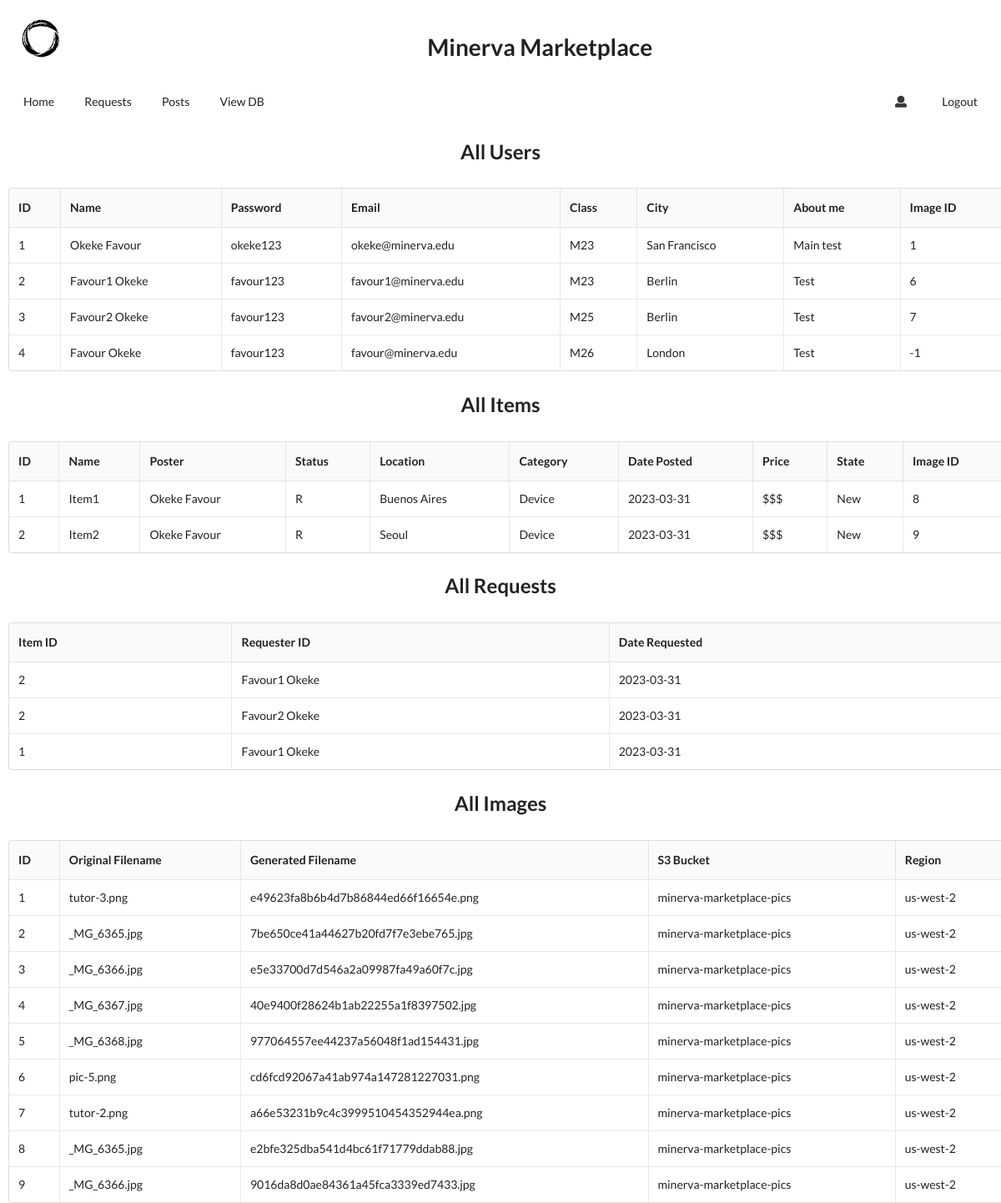
The app's page /show_db with its own data.
### app.py (models this page shows, shortened)
class Users(db.Model):
    user_id = db.Column(db.Integer, primary_key = True)
    image_id = db.Column(db.Integer)
    user_name = db.Column(db.String(100))
    user_email = db.Column(db.String(100))
    user_phone_no = db.Column(db.String(100))
    user_class = db.Column(db.String(100))
    user_about_me = db.Column(db.String(100))
    user_city = db.Column(db.String(100))
    user_pmoc = db.Column(db.String(100))
    user_oci = db.Column(db.String(100))
    password = db.Column(db.String(100))

class Items(db.Model):
    item_id = db.Column(db.Integer, primary_key = True)
    poster_id = db.Column(db.Integer)
    image_id = db.Column(db.Integer)
    item_status = db.Column(db.String(100))
    item_name = db.Column(db.String(100))
    item_location = db.Column(db.String(100))
    item_category = db.Column(db.String(100))
    item_description = db.Column(db.String(100))
    item_shelflife = db.Column(db.String(100))
    item_state = db.Column(db.String(100))
    date_posted = db.Column(db.DateTime, default=datetime.datetime.utcnow)
    item_price = db.Column(db.String(100))

class Requests(db.Model):
    item_id = db.Column(db.Integer, primary_key=True)
    requester_id = db.Column(db.Integer, primary_key=True)
    date_requested = db.Column(db.DateTime, default=datetime.datetime.utcnow)

class Images(db.Model):
    id = db.Column(db.Integer, primary_key=True)
    original_filename = db.Column(db.String(100))
    filename = db.Column(db.String(100))
    bucket = db.Column(db.String(100))
    region = db.Column(db.String(100))

### app.py (the view)
@app.route("/show_db")
def show_db():
    all_users = Users.query.all()
    all_items = Items.query.all()
    all_images = Images.query.all()
    all_requests = Requests.query.all()
    return render_template("show_db.html", all_users=all_users,
                            all_items=all_items, all_images=all_images,
                            all_requests=all_requests)

### templates/show_db.html (shortened to what this page needs)
{% extends "base.html" %}
{% block body %}
    <div class="ui basic center aligned segment" style="margin-top: 10px;">
        <h2 class="ui header">All Users</h2>
    </div>
    <table class="ui celled table" style="margin-left: 10px; margin-right: 10px;">
        <thead>
            <tr><th>ID</th>
            <th>Name</th>
            <th>Password</th>
            <th>Email</th>
            <th>Class</th>
            <th>City</th>
            <th>About me</th>
            <th>Image ID</th>
        </tr></thead>
        <tbody>
            {% for user in all_users %}
                <tr>
                    <td data-label="ID">{{user.user_id}}</td>
                    <td data-label="Name">{{user.user_name}}</td>
                    <td data-label="Password">{{user.password}}</td>
                    <td data-label="Email">{{user.user_email}}</td>
                    <td data-label="Class">{{user.user_class}}</td>
                    <td data-label="City">{{user.user_city}}</td>
                    <td data-label="About me">{{user.user_about_me}}</td>
                    <td data-label="Image ID">{{user.image_id}}</td>
                </tr>
            {% endfor %}
        </tbody>
    </table>
    <div class="ui basic center aligned segment" style="margin-top: 10px;">
        <h2 class="ui header">All Items</h2>
    </div>
    <table class="ui celled table" style="margin-left: 10px; margin-right: 10px;">
        <thead>
            <tr><th>ID</th>
            <th>Name</th>
            <th>Poster</th>
            <th>Status</th>
            <th>Location</th>
            <th>Category</th>
            <th>Date Posted</th>
            <th>Price</th>
            <th>State</th>
            <th>Image ID</th>
        </tr></thead>
        <tbody>
            {% for item in all_items %}
                <tr>
                    <td data-label="ID">{{item.item_id}}</td>
                    <td data-label="Name">{{item.item_name}}</td>
                    <td data-label="Poster">{{all_users[item.poster_id-1].user_name}}</td>
                    <td data-label="Status">{{item.item_status}}</td>
                    <td data-label="Location">{{item.item_location}}</td>
                    <td data-label="Category">{{item.item_category}}</td>
                    <td data-label="Date Posted">{{item.date_posted.date()}}</td>
                    <td data-label="Price">{{item.item_price}}</td>
                    <td data-label="State">{{item.item_state}}</td>
                    <td data-label="Image ID">{{item.image_id}}</td>
                </tr>
            {% endfor %}
        </tbody>
    </table>
    <div class="ui basic center aligned segment" style="margin-top: 10px;">
        <h2 class="ui header">All Requests</h2>
    </div>
    <table class="ui celled table" style="margin-left: 10px; margin-right: 10px;">
        <thead>
            <tr><th>Item ID</th>
            <th>Requester ID</th>
            <th>Date Requested</th>
        </tr></thead>
        <tbody>
            {% for req in all_requests %}
                <tr>
                    <td data-label="Item ID">{{req.item_id}}</td>
                    <td data-label="Requester ID">{{all_users[req.requester_id-1].user_name}}</td>
                    <td data-label="Date Requested">{{req.date_requested.date()}}</td>
                </tr>
            {% endfor %}
        </tbody>
    </table>
    <div class="ui basic center aligned segment" style="margin-top: 10px;">
        <h2 class="ui header">All Images</h2>
    </div>
    <table class="ui celled table" style="margin-left: 10px; margin-right: 10px;">
        <thead>
            <tr><th>ID</th>
            <th>Original Filename</th>
            <th>Generated Filename</th>
            <th>S3 Bucket</th>
            <th>Region</th>
        </tr></thead>
        <tbody>
            {% for img in all_images %}
                <tr>
                    <td data-label="ID">{{img.id}}</td>
                    <td data-label="Original Filename">{{img.original_filename}}</td>
                    <td data-label="Generated Filename">{{img.filename}}</td>
                    <td data-label="S3 Bucket">{{img.bucket}}</td>
                    <td data-label="Region">{{img.region}}</td>
                </tr>
            {% endfor %}
        </tbody>
    </table>
{% endblock %}

### templates/base.html (shortened to what this page needs)
<!doctype html>
<html>
    <head>
        <link rel="stylesheet" href="https://cdn.jsdelivr.net/npm/semantic-ui@2.4.2/dist/semantic.min.css">
    </head>
    <body>
		<div class="ui basic segment">
			<h1 class="ui left floated header">
				<img class="ui circular image" src="/static/minerva_logo.png">
			</h1>
			<h1 class="ui center aligned header">
				<div class="content">
					Minerva Marketplace
				</div>
			</h1>
		</div>
        <div class="ui secondary  menu" style="margin-top: 10px; margin-left: 10px; margin-right: 10px;">
			<a class="item" href="/all_items">Home</a>
			<a class="item" href="/my_items_reqs">Requests</a>
			<a class="item" href="/my_items_post">Posts</a>
			<a class="item" href="/show_db">View DB</a>
				<a class="ui item" href="/user_info"><i class="user icon"></i></a>
				<a class="ui item" href="/logout">Logout</a>
        	</div>
        {% block body %}{% endblock %}
    </body>
</html>

### records on screen
Users: user_id "1", user_name "Okeke Favour", password "okeke123", user_email "okeke@minerva.edu", user_class "M23", user_city "San Francisco", user_about_me "Main test", image_id "1"
Users: user_id "2", user_name "Favour1 Okeke", password "favour123", user_email "favour1@minerva.edu", user_class "M23", user_city "Berlin", user_about_me "Test", image_id "6"
Users: user_id "3", user_name "Favour2 Okeke", password "favour123", user_email "favour2@minerva.edu", user_class "M25", user_city "Berlin", user_about_me "Test", image_id "7"
Users: user_id "4", user_name "Favour Okeke", password "favour123", user_email "favour@minerva.edu", user_class "M26", user_city "London", user_about_me "Test", image_id "-1"
Items: item_id "1", item_name "Item1", item_status "R", item_location "Buenos Aires", item_category "Device", date_posted "2023-03-31", item_price "$$$", item_state "New", image_id "8"
Items: item_id "2", item_name "Item2", item_status "R", item_location "Seoul", item_category "Device", date_posted "2023-03-31", item_price "$$$", item_state "New", image_id "9"
Requests: item_id "2", date_requested "2023-03-31"
Requests: item_id "2", date_requested "2023-03-31"
Requests: item_id "1", date_requested "2023-03-31"
Images: id "1", original_filename "tutor-3.png", filename "e49623fa8b6b4d7b86844ed66f16654e.png", bucket "minerva-marketplace-pics", region "us-west-2"
Images: id "2", original_filename "_MG_6365.jpg", filename "7be650ce41a44627b20fd7f7e3ebe765.jpg", bucket "minerva-marketplace-pics", region "us-west-2"
Images: id "3", original_filename "_MG_6366.jpg", filename "e5e33700d7d546a2a09987fa49a60f7c.jpg", bucket "minerva-marketplace-pics", region "us-west-2"
Images: id "4", original_filename "_MG_6367.jpg", filename "40e9400f28624b1ab22255a1f8397502.jpg", bucket "minerva-marketplace-pics", region "us-west-2"
Images: id "5", original_filename "_MG_6368.jpg", filename "977064557ee44237a56048f1ad154431.jpg", bucket "minerva-marketplace-pics", region "us-west-2"
Images: id "6", original_filename "pic-5.png", filename "cd6fcd92067a41ab974a147281227031.png", bucket "minerva-marketplace-pics", region "us-west-2"
Images: id "7", original_filename "tutor-2.png", filename "a66e53231b9c4c3999510454352944ea.png", bucket "minerva-marketplace-pics", region "us-west-2"
Images: id "8", original_filename "_MG_6365.jpg", filename "e2bfe325dba541d4bc61f71779ddab88.jpg", bucket "minerva-marketplace-pics", region "us-west-2"
Images: id "9", original_filename "_MG_6366.jpg", filename "9016da8d0ae84361a45fca3339ed7433.jpg", bucket "minerva-marketplace-pics", region "us-west-2"
